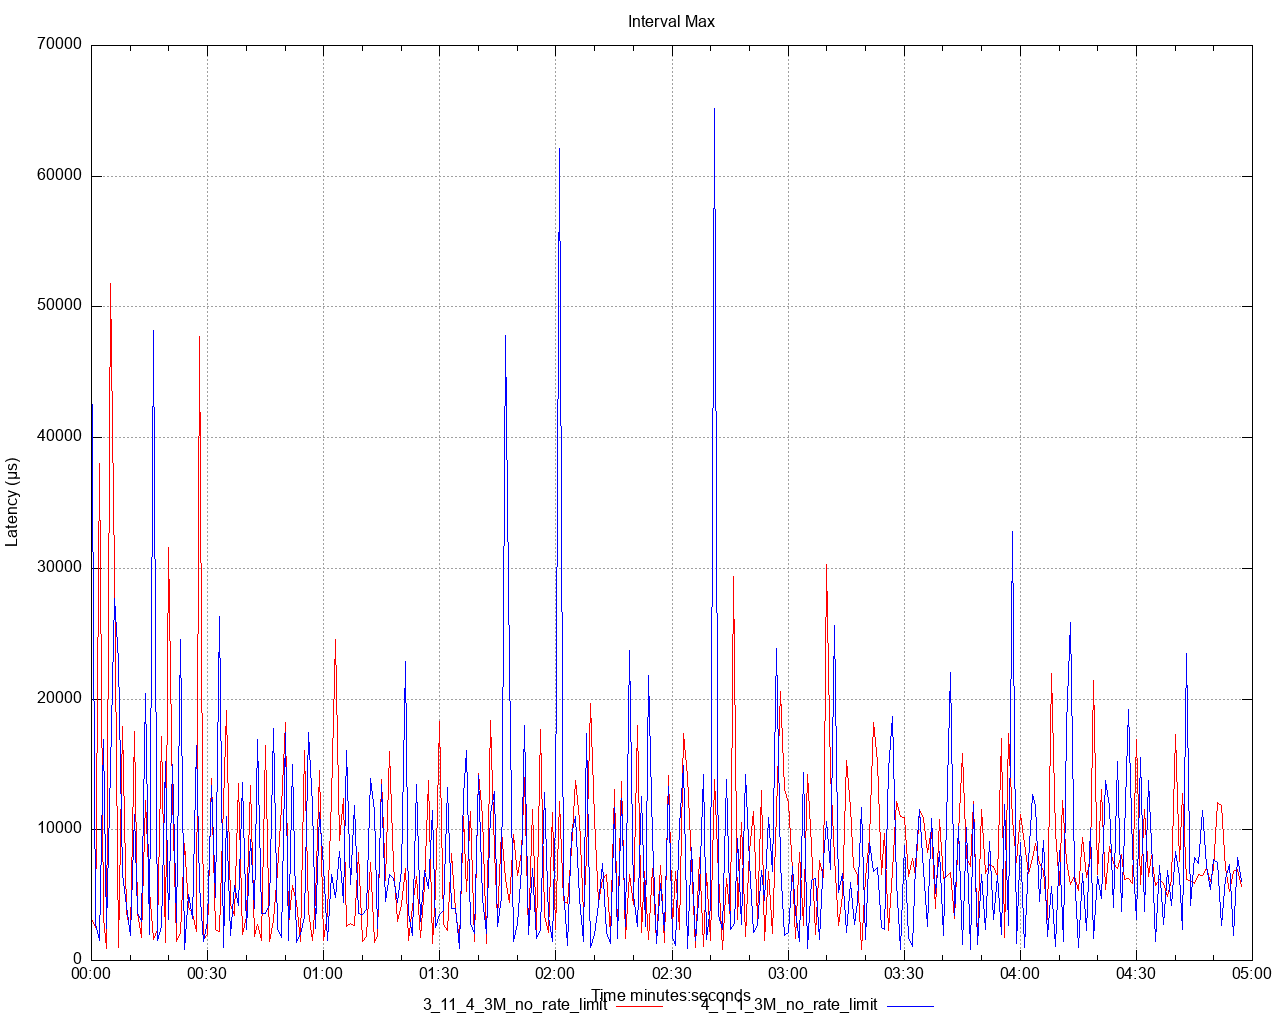

Generate this figure with gnuplot:
set title 'Interval Max' noenhanced
set style data lines
set datafile separator ","
set terminal png size 1280,1024
set grid
set key below
set xdata time
set timefmt "%s"
offset = 0
t0(x)=(offset=($0==0) ? x : offset, x - offset)
set xlabel 'Time minutes:seconds'
set ylabel 'Latency (μs)'
set output '/Users/ahmet.mircik/simulator/tests/report_3M_no_rate_limit/latency/latency_interval_max_get.png'
plot \
   '/Users/ahmet.mircik/simulator/tests/report_3M_no_rate_limit/data/latency_interval_max_get_1.data' using (t0(timecolumn(1))):2 title "3_11_4_3M_no_rate_limit" noenhanced lt rgb "red", \
   '/Users/ahmet.mircik/simulator/tests/report_3M_no_rate_limit/data/latency_interval_max_get_2.data' using (t0(timecolumn(1))):2 title "4_1_1_3M_no_rate_limit" noenhanced lt rgb "blue", \
